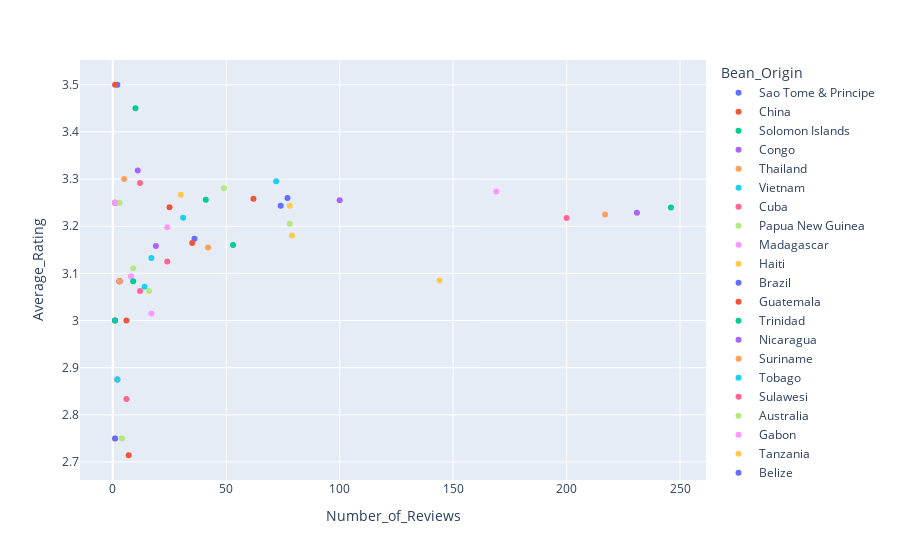

Notebook code cell kept with this figure:
### Code cell
fig = px.scatter(av_rating_count_origin_df, x='Number_of_Reviews', y='Average_Rating', color='Bean_Origin')
fig.show()

### Figure 1 — Plotly figure (JSON) as saved in the notebook; plotly's stock layout.template omitted (floating-point values rounded to 4 significant figures)
{"data": [{"hovertemplate": "Bean_Origin=Sao Tome & Principe<br>Number_of_Reviews=%{x}<br>Average_Rating=%{y}<extra></extra>", "legendgroup": "Sao Tome & Principe", "marker": {"color": "#636efa", "symbol": "circle"}, "mode": "markers", "name": "Sao Tome & Principe", "orientation": "v", "showlegend": true, "type": "scatter", "x": [2], "xaxis": "x", "y": [3.5], "yaxis": "y"}, {"hovertemplate": "Bean_Origin=China<br>Number_of_Reviews=%{x}<br>Average_Rating=%{y}<extra></extra>", "legendgroup": "China", "marker": {"color": "#EF553B", "symbol": "circle"}, "mode": "markers", "name": "China", "orientation": "v", "showlegend": true, "type": "scatter", "x": [1], "xaxis": "x", "y": [3.5], "yaxis": "y"}, {"hovertemplate": "Bean_Origin=Solomon Islands<br>Number_of_Reviews=%{x}<br>Average_Rating=%{y}<extra></extra>", "legendgroup": "Solomon Islands", "marker": {"color": "#00cc96", "symbol": "circle"}, "mode": "markers", "name": "Solomon Islands", "orientation": "v", "showlegend": true, "type": "scatter", "x": [10], "xaxis": "x", "y": [3.45], "yaxis": "y"}, {"hovertemplate": "Bean_Origin=Congo<br>Number_of_Reviews=%{x}<br>Average_Rating=%{y}<extra></extra>", "legendgroup": "Congo", "marker": {"color": "#ab63fa", "symbol": "circle"}, "mode": "markers", "name": "Congo", "orientation": "v", "showlegend": true, "type": "scatter", "x": [11], "xaxis": "x", "y": [3.318], "yaxis": "y"}, {"hovertemplate": "Bean_Origin=Thailand<br>Number_of_Reviews=%{x}<br>Average_Rating=%{y}<extra></extra>", "legendgroup": "Thailand", "marker": {"color": "#FFA15A", "symbol": "circle"}, "mode": "markers", "name": "Thailand", "orientation": "v", "showlegend": true, "type": "scatter", "x": [5], "xaxis": "x", "y": [3.3], "yaxis": "y"}, {"hovertemplate": "Bean_Origin=Vietnam<br>Number_of_Reviews=%{x}<br>Average_Rating=%{y}<extra></extra>", "legendgroup": "Vietnam", "marker": {"color": "#19d3f3", "symbol": "circle"}, "mode": "markers", "name": "Vietnam", "orientation": "v", "showlegend": true, "type": "scatter", "x": [72], "xaxis": "x", "y": [3.295], "yaxis": "y"}, {"hovertemplate": "Bean_Origin=Cuba<br>Number_of_Reviews=%{x}<br>Average_Rating=%{y}<extra></extra>", "legendgroup": "Cuba", "marker": {"color": "#FF6692", "symbol": "circle"}, "mode": "markers", "name": "Cuba", "orientation": "v", "showlegend": true, "type": "scatter", "x": [12], "xaxis": "x", "y": [3.292], "yaxis": "y"}, {"hovertemplate": "Bean_Origin=Papua New Guinea<br>Number_of_Reviews=%{x}<br>Average_Rating=%{y}<extra></extra>", "legendgroup": "Papua New Guinea", "marker": {"color": "#B6E880", "symbol": "circle"}, "mode": "markers", "name": "Papua New Guinea", "orientation": "v", "showlegend": true, "type": "scatter", "x": [49], "xaxis": "x", "y": [3.281], "yaxis": "y"}, {"hovertemplate": "Bean_Origin=Madagascar<br>Number_of_Reviews=%{x}<br>Average_Rating=%{y}<extra></extra>", "legendgroup": "Madagascar", "marker": {"color": "#FF97FF", "symbol": "circle"}, "mode": "markers", "name": "Madagascar", "orientation": "v", "showlegend": true, "type": "scatter", "x": [169], "xaxis": "x", "y": [3.274], "yaxis": "y"}, {"hovertemplate": "Bean_Origin=Haiti<br>Number_of_Reviews=%{x}<br>Average_Rating=%{y}<extra></extra>", "legendgroup": "Haiti", "marker": {"color": "#FECB52", "symbol": "circle"}, "mode": "markers", "name": "Haiti", "orientation": "v", "showlegend": true, "type": "scatter", "x": [30], "xaxis": "x", "y": [3.267], "yaxis": "y"}, {"hovertemplate": "Bean_Origin=Brazil<br>Number_of_Reviews=%{x}<br>Average_Rating=%{y}<extra></extra>", "legendgroup": "Brazil", "marker": {"color": "#636efa", "symbol": "circle"}, "mode": "markers", "name": "Brazil", "orientation": "v", "showlegend": true, "type": "scatter", "x": [77], "xaxis": "x", "y": [3.26], "yaxis": "y"}, {"hovertemplate": "Bean_Origin=Guatemala<br>Number_of_Reviews=%{x}<br>Average_Rating=%{y}<extra></extra>", "legendgroup": "Guatemala", "marker": {"color": "#EF553B", "symbol": "circle"}, "mode": "markers", "name": "Guatemala", "orientation": "v", "showlegend": true, "type": "scatter", "x": [62], "xaxis": "x", "y": [3.258], "yaxis": "y"}, {"hovertemplate": "Bean_Origin=Trinidad<br>Number_of_Reviews=%{x}<br>Average_Rating=%{y}<extra></extra>", "legendgroup": "Trinidad", "marker": {"color": "#00cc96", "symbol": "circle"}, "mode": "markers", "name": "Trinidad", "orientation": "v", "showlegend": true, "type": "scatter", "x": [41], "xaxis": "x", "y": [3.256], "yaxis": "y"}, {"hovertemplate": "Bean_Origin=Nicaragua<br>Number_of_Reviews=%{x}<br>Average_Rating=%{y}<extra></extra>", "legendgroup": "Nicaragua", "marker": {"color": "#ab63fa", "symbol": "circle"}, "mode": "markers", "name": "Nicaragua", "orientation": "v", "showlegend": true, "type": "scatter", "x": [100], "xaxis": "x", "y": [3.255], "yaxis": "y"}, {"hovertemplate": "Bean_Origin=Suriname<br>Number_of_Reviews=%{x}<br>Average_Rating=%{y}<extra></extra>", "legendgroup": "Suriname", "marker": {"color": "#FFA15A", "symbol": "circle"}, "mode": "markers", "name": "Suriname", "orientation": "v", "showlegend": true, "type": "scatter", "x": [1], "xaxis": "x", "y": [3.25], "yaxis": "y"}, {"hovertemplate": "Bean_Origin=Tobago<br>Number_of_Reviews=%{x}<br>Average_Rating=%{y}<extra></extra>", "legendgroup": "Tobago", "marker": {"color": "#19d3f3", "symbol": "circle"}, "mode": "markers", "name": "Tobago", "orientation": "v", "showlegend": true, "type": "scatter", "x": [1], "xaxis": "x", "y": [3.25], "yaxis": "y"}, {"hovertemplate": "Bean_Origin=Sulawesi<br>Number_of_Reviews=%{x}<br>Average_Rating=%{y}<extra></extra>", "legendgroup": "Sulawesi", "marker": {"color": "#FF6692", "symbol": "circle"}, "mode": "markers", "name": "Sulawesi", "orientation": "v", "showlegend": true, "type": "scatter", "x": [1], "xaxis": "x", "y": [3.25], "yaxis": "y"}, {"hovertemplate": "Bean_Origin=Australia<br>Number_of_Reviews=%{x}<br>Average_Rating=%{y}<extra></extra>", "legendgroup": "Australia", "marker": {"color": "#B6E880", "symbol": "circle"}, "mode": "markers", "name": "Australia", "orientation": "v", "showlegend": true, "type": "scatter", "x": [3], "xaxis": "x", "y": [3.25], "yaxis": "y"}, {"hovertemplate": "Bean_Origin=Gabon<br>Number_of_Reviews=%{x}<br>Average_Rating=%{y}<extra></extra>", "legendgroup": "Gabon", "marker": {"color": "#FF97FF", "symbol": "circle"}, "mode": "markers", "name": "Gabon", "orientation": "v", "showlegend": true, "type": "scatter", "x": [1], "xaxis": "x", "y": [3.25], "yaxis": "y"}, {"hovertemplate": "Bean_Origin=Tanzania<br>Number_of_Reviews=%{x}<br>Average_Rating=%{y}<extra></extra>", "legendgroup": "Tanzania", "marker": {"color": "#FECB52", "symbol": "circle"}, "mode": "markers", "name": "Tanzania", "orientation": "v", "showlegend": true, "type": "scatter", "x": [78], "xaxis": "x", "y": [3.244], "yaxis": "y"}, {"hovertemplate": "Bean_Origin=Belize<br>Number_of_Reviews=%{x}<br>Average_Rating=%{y}<extra></extra>", "legendgroup": "Belize", "marker": {"color": "#636efa", "symbol": "circle"}, "mode": "markers", "name": "Belize", "orientation": "v", "showlegend": true, "type": "scatter", "x": [74], "xaxis": "x", "y": [3.243], "yaxis": "y"}, {"hovertemplate": "Bean_Origin=Honduras<br>Number_of_Reviews=%{x}<br>Average_Rating=%{y}<extra></extra>", "legendgroup": "Honduras", "marker": {"color": "#EF553B", "symbol": "circle"}, "mode": "markers", "name": "Honduras", "orientation": "v", "showlegend": true, "type": "scatter", "x": [25], "xaxis": "x", "y": [3.24], "yaxis": "y"}, {"hovertemplate": "Bean_Origin=Venezuela<br>Number_of_Reviews=%{x}<br>Average_Rating=%{y}<extra></extra>", "legendgroup": "Venezuela", "marker": {"color": "#00cc96", "symbol": "circle"}, "mode": "markers", "name": "Venezuela", "orientation": "v", "showlegend": true, "type": "scatter", "x": [246], "xaxis": "x", "y": [3.24], "yaxis": "y"}, {"hovertemplate": "Bean_Origin=Peru<br>Number_of_Reviews=%{x}<br>Average_Rating=%{y}<extra></extra>", "legendgroup": "Peru", "marker": {"color": "#ab63fa", "symbol": "circle"}, "mode": "markers", "name": "Peru", "orientation": "v", "showlegend": true, "type": "scatter", "x": [231], "xaxis": "x", "y": [3.228], "yaxis": "y"}, {"hovertemplate": "Bean_Origin=Dominican Republic<br>Number_of_Reviews=%{x}<br>Average_Rating=%{y}<extra></extra>", "legendgroup": "Dominican Republic", "marker": {"color": "#FFA15A", "symbol": "circle"}, "mode": "markers", "name": "Dominican Republic", "orientation": "v", "showlegend": true, "type": "scatter", "x": [217], "xaxis": "x", "y": [3.225], "yaxis": "y"}, {"hovertemplate": "Bean_Origin=U.S.A.<br>Number_of_Reviews=%{x}<br>Average_Rating=%{y}<extra></extra>", "legendgroup": "U.S.A.", "marker": {"color": "#19d3f3", "symbol": "circle"}, "mode": "markers", "name": "U.S.A.", "orientation": "v", "showlegend": true, "type": "scatter", "x": [31], "xaxis": "x", "y": [3.218], "yaxis": "y"}, {"hovertemplate": "Bean_Origin=Ecuador<br>Number_of_Reviews=%{x}<br>Average_Rating=%{y}<extra></extra>", "legendgroup": "Ecuador", "marker": {"color": "#FF6692", "symbol": "circle"}, "mode": "markers", "name": "Ecuador", "orientation": "v", "showlegend": true, "type": "scatter", "x": [200], "xaxis": "x", "y": [3.217], "yaxis": "y"}, {"hovertemplate": "Bean_Origin=Colombia<br>Number_of_Reviews=%{x}<br>Average_Rating=%{y}<extra></extra>", "legendgroup": "Colombia", "marker": {"color": "#B6E880", "symbol": "circle"}, "mode": "markers", "name": "Colombia", "orientation": "v", "showlegend": true, "type": "scatter", "x": [78], "xaxis": "x", "y": [3.205], "yaxis": "y"}, {"hovertemplate": "Bean_Origin=Jamaica<br>Number_of_Reviews=%{x}<br>Average_Rating=%{y}<extra></extra>", "legendgroup": "Jamaica", "marker": {"color": "#FF97FF", "symbol": "circle"}, "mode": "markers", "name": "Jamaica", "orientation": "v", "showlegend": true, "type": "scatter", "x": [24], "xaxis": "x", "y": [3.198], "yaxis": "y"}, {"hovertemplate": "Bean_Origin=Bolivia<br>Number_of_Reviews=%{x}<br>Average_Rating=%{y}<extra></extra>", "legendgroup": "Bolivia", "marker": {"color": "#FECB52", "symbol": "circle"}, "mode": "markers", "name": "Bolivia", "orientation": "v", "showlegend": true, "type": "scatter", "x": [79], "xaxis": "x", "y": [3.18], "yaxis": "y"}, {"hovertemplate": "Bean_Origin=Ghana<br>Number_of_Reviews=%{x}<br>Average_Rating=%{y}<extra></extra>", "legendgroup": "Ghana", "marker": {"color": "#636efa", "symbol": "circle"}, "mode": "markers", "name": "Ghana", "orientation": "v", "showlegend": true, "type": "scatter", "x": [36], "xaxis": "x", "y": [3.174], "yaxis": "y"}, {"hovertemplate": "Bean_Origin=India<br>Number_of_Reviews=%{x}<br>Average_Rating=%{y}<extra></extra>", "legendgroup": "India", "marker": {"color": "#EF553B", "symbol": "circle"}, "mode": "markers", "name": "India", "orientation": "v", "showlegend": true, "type": "scatter", "x": [35], "xaxis": "x", "y": [3.164], "yaxis": "y"}, {"hovertemplate": "Bean_Origin=Mexico<br>Number_of_Reviews=%{x}<br>Average_Rating=%{y}<extra></extra>", "legendgroup": "Mexico", "marker": {"color": "#00cc96", "symbol": "circle"}, "mode": "markers", "name": "Mexico", "orientation": "v", "showlegend": true, "type": "scatter", "x": [53], "xaxis": "x", "y": [3.16], "yaxis": "y"}, {"hovertemplate": "Bean_Origin=Indonesia<br>Number_of_Reviews=%{x}<br>Average_Rating=%{y}<extra></extra>", "legendgroup": "Indonesia", "marker": {"color": "#ab63fa", "symbol": "circle"}, "mode": "markers", "name": "Indonesia", "orientation": "v", "showlegend": true, "type": "scatter", "x": [19], "xaxis": "x", "y": [3.158], "yaxis": "y"}, {"hovertemplate": "Bean_Origin=Costa Rica<br>Number_of_Reviews=%{x}<br>Average_Rating=%{y}<extra></extra>", "legendgroup": "Costa Rica", "marker": {"color": "#FFA15A", "symbol": "circle"}, "mode": "markers", "name": "Costa Rica", "orientation": "v", "showlegend": true, "type": "scatter", "x": [42], "xaxis": "x", "y": [3.155], "yaxis": "y"}, {"hovertemplate": "Bean_Origin=Uganda<br>Number_of_Reviews=%{x}<br>Average_Rating=%{y}<extra></extra>", "legendgroup": "Uganda", "marker": {"color": "#19d3f3", "symbol": "circle"}, "mode": "markers", "name": "Uganda", "orientation": "v", "showlegend": true, "type": "scatter", "x": [17], "xaxis": "x", "y": [3.132], "yaxis": "y"}, {"hovertemplate": "Bean_Origin=Philippines<br>Number_of_Reviews=%{x}<br>Average_Rating=%{y}<extra></extra>", "legendgroup": "Philippines", "marker": {"color": "#FF6692", "symbol": "circle"}, "mode": "markers", "name": "Philippines", "orientation": "v", "showlegend": true, "type": "scatter", "x": [24], "xaxis": "x", "y": [3.125], "yaxis": "y"}, {"hovertemplate": "Bean_Origin=Panama<br>Number_of_Reviews=%{x}<br>Average_Rating=%{y}<extra></extra>", "legendgroup": "Panama", "marker": {"color": "#B6E880", "symbol": "circle"}, "mode": "markers", "name": "Panama", "orientation": "v", "showlegend": true, "type": "scatter", "x": [9], "xaxis": "x", "y": [3.111], "yaxis": "y"}, {"hovertemplate": "Bean_Origin=Malaysia<br>Number_of_Reviews=%{x}<br>Average_Rating=%{y}<extra></extra>", "legendgroup": "Malaysia", "marker": {"color": "#FF97FF", "symbol": "circle"}, "mode": "markers", "name": "Malaysia", "orientation": "v", "showlegend": true, "type": "scatter", "x": [8], "xaxis": "x", "y": [3.094], "yaxis": "y"}, {"hovertemplate": "Bean_Origin=Blend<br>Number_of_Reviews=%{x}<br>Average_Rating=%{y}<extra></extra>", "legendgroup": "Blend", "marker": {"color": "#FECB52", "symbol": "circle"}, "mode": "markers", "name": "Blend", "orientation": "v", "showlegend": true, "type": "scatter", "x": [144], "xaxis": "x", "y": [3.085], "yaxis": "y"}, {"hovertemplate": "Bean_Origin=Togo<br>Number_of_Reviews=%{x}<br>Average_Rating=%{y}<extra></extra>", "legendgroup": "Togo", "marker": {"color": "#636efa", "symbol": "circle"}, "mode": "markers", "name": "Togo", "orientation": "v", "showlegend": true, "type": "scatter", "x": [3], "xaxis": "x", "y": [3.083], "yaxis": "y"}, {"hovertemplate": "Bean_Origin=Cameroon<br>Number_of_Reviews=%{x}<br>Average_Rating=%{y}<extra></extra>", "legendgroup": "Cameroon", "marker": {"color": "#EF553B", "symbol": "circle"}, "mode": "markers", "name": "Cameroon", "orientation": "v", "showlegend": true, "type": "scatter", "x": [3], "xaxis": "x", "y": [3.083], "yaxis": "y"}, {"hovertemplate": "Bean_Origin=St. Lucia<br>Number_of_Reviews=%{x}<br>Average_Rating=%{y}<extra></extra>", "legendgroup": "St. Lucia", "marker": {"color": "#00cc96", "symbol": "circle"}, "mode": "markers", "name": "St. Lucia", "orientation": "v", "showlegend": true, "type": "scatter", "x": [9], "xaxis": "x", "y": [3.083], "yaxis": "y"}, {"hovertemplate": "Bean_Origin=Samoa<br>Number_of_Reviews=%{x}<br>Average_Rating=%{y}<extra></extra>", "legendgroup": "Samoa", "marker": {"color": "#ab63fa", "symbol": "circle"}, "mode": "markers", "name": "Samoa", "orientation": "v", "showlegend": true, "type": "scatter", "x": [3], "xaxis": "x", "y": [3.083], "yaxis": "y"}, {"hovertemplate": "Bean_Origin=Liberia<br>Number_of_Reviews=%{x}<br>Average_Rating=%{y}<extra></extra>", "legendgroup": "Liberia", "marker": {"color": "#FFA15A", "symbol": "circle"}, "mode": "markers", "name": "Liberia", "orientation": "v", "showlegend": true, "type": "scatter", "x": [3], "xaxis": "x", "y": [3.083], "yaxis": "y"}, {"hovertemplate": "Bean_Origin=Sao Tome<br>Number_of_Reviews=%{x}<br>Average_Rating=%{y}<extra></extra>", "legendgroup": "Sao Tome", "marker": {"color": "#19d3f3", "symbol": "circle"}, "mode": "markers", "name": "Sao Tome", "orientation": "v", "showlegend": true, "type": "scatter", "x": [14], "xaxis": "x", "y": [3.071], "yaxis": "y"}, {"hovertemplate": "Bean_Origin=Vanuatu<br>Number_of_Reviews=%{x}<br>Average_Rating=%{y}<extra></extra>", "legendgroup": "Vanuatu", "marker": {"color": "#FF6692", "symbol": "circle"}, "mode": "markers", "name": "Vanuatu", "orientation": "v", "showlegend": true, "type": "scatter", "x": [12], "xaxis": "x", "y": [3.062], "yaxis": "y"}, {"hovertemplate": "Bean_Origin=Fiji<br>Number_of_Reviews=%{x}<br>Average_Rating=%{y}<extra></extra>", "legendgroup": "Fiji", "marker": {"color": "#B6E880", "symbol": "circle"}, "mode": "markers", "name": "Fiji", "orientation": "v", "showlegend": true, "type": "scatter", "x": [16], "xaxis": "x", "y": [3.062], "yaxis": "y"}, {"hovertemplate": "Bean_Origin=Grenada<br>Number_of_Reviews=%{x}<br>Average_Rating=%{y}<extra></extra>", "legendgroup": "Grenada", "marker": {"color": "#FF97FF", "symbol": "circle"}, "mode": "markers", "name": "Grenada", "orientation": "v", "showlegend": true, "type": "scatter", "x": [17], "xaxis": "x", "y": [3.015], "yaxis": "y"}, {"hovertemplate": "Bean_Origin=Burma<br>Number_of_Reviews=%{x}<br>Average_Rating=%{y}<extra></extra>", "legendgroup": "Burma", "marker": {"color": "#FECB52", "symbol": "circle"}, "mode": "markers", "name": "Burma", "orientation": "v", "showlegend": true, "type": "scatter", "x": [1], "xaxis": "x", "y": [3], "yaxis": "y"}, {"hovertemplate": "Bean_Origin=DR Congo<br>Number_of_Reviews=%{x}<br>Average_Rating=%{y}<extra></extra>", "legendgroup": "DR Congo", "marker": {"color": "#636efa", "symbol": "circle"}, "mode": "markers", "name": "DR Congo", "orientation": "v", "showlegend": true, "type": "scatter", "x": [1], "xaxis": "x", "y": [3], "yaxis": "y"}, {"hovertemplate": "Bean_Origin=El Salvador<br>Number_of_Reviews=%{x}<br>Average_Rating=%{y}<extra></extra>", "legendgroup": "El Salvador", "marker": {"color": "#EF553B", "symbol": "circle"}, "mode": "markers", "name": "El Salvador", "orientation": "v", "showlegend": true, "type": "scatter", "x": [6], "xaxis": "x", "y": [3], "yaxis": "y"}, {"hovertemplate": "Bean_Origin=Sumatra<br>Number_of_Reviews=%{x}<br>Average_Rating=%{y}<extra></extra>", "legendgroup": "Sumatra", "marker": {"color": "#00cc96", "symbol": "circle"}, "mode": "markers", "name": "Sumatra", "orientation": "v", "showlegend": true, "type": "scatter", "x": [1], "xaxis": "x", "y": [3], "yaxis": "y"}, {"hovertemplate": "Bean_Origin=Nigeria<br>Number_of_Reviews=%{x}<br>Average_Rating=%{y}<extra></extra>", "legendgroup": "Nigeria", "marker": {"color": "#ab63fa", "symbol": "circle"}, "mode": "markers", "name": "Nigeria", "orientation": "v", "showlegend": true, "type": "scatter", "x": [2], "xaxis": "x", "y": [2.875], "yaxis": "y"}, {"hovertemplate": "Bean_Origin=Taiwan<br>Number_of_Reviews=%{x}<br>Average_Rating=%{y}<extra></extra>", "legendgroup": "Taiwan", "marker": {"color": "#FFA15A", "symbol": "circle"}, "mode": "markers", "name": "Taiwan", "orientation": "v", "showlegend": true, "type": "scatter", "x": [2], "xaxis": "x", "y": [2.875], "yaxis": "y"}, {"hovertemplate": "Bean_Origin=Sri Lanka<br>Number_of_Reviews=%{x}<br>Average_Rating=%{y}<extra></extra>", "legendgroup": "Sri Lanka", "marker": {"color": "#19d3f3", "symbol": "circle"}, "mode": "markers", "name": "Sri Lanka", "orientation": "v", "showlegend": true, "type": "scatter", "x": [2], "xaxis": "x", "y": [2.875], "yaxis": "y"}, {"hovertemplate": "Bean_Origin=Ivory Coast<br>Number_of_Reviews=%{x}<br>Average_Rating=%{y}<extra></extra>", "legendgroup": "Ivory Coast", "marker": {"color": "#FF6692", "symbol": "circle"}, "mode": "markers", "name": "Ivory Coast", "orientation": "v", "showlegend": true, "type": "scatter", "x": [6], "xaxis": "x", "y": [2.833], "yaxis": "y"}, {"hovertemplate": "Bean_Origin=Sierra Leone<br>Number_of_Reviews=%{x}<br>Average_Rating=%{y}<extra></extra>", "legendgroup": "Sierra Leone", "marker": {"color": "#B6E880", "symbol": "circle"}, "mode": "markers", "name": "Sierra Leone", "orientation": "v", "showlegend": true, "type": "scatter", "x": [4], "xaxis": "x", "y": [2.75], "yaxis": "y"}, {"hovertemplate": "Bean_Origin=Principe<br>Number_of_Reviews=%{x}<br>Average_Rating=%{y}<extra></extra>", "legendgroup": "Principe", "marker": {"color": "#FF97FF", "symbol": "circle"}, "mode": "markers", "name": "Principe", "orientation": "v", "showlegend": true, "type": "scatter", "x": [1], "xaxis": "x", "y": [2.75], "yaxis": "y"}, {"hovertemplate": "Bean_Origin=Martinique<br>Number_of_Reviews=%{x}<br>Average_Rating=%{y}<extra></extra>", "legendgroup": "Martinique", "marker": {"color": "#FECB52", "symbol": "circle"}, "mode": "markers", "name": "Martinique", "orientation": "v", "showlegend": true, "type": "scatter", "x": [1], "xaxis": "x", "y": [2.75], "yaxis": "y"}, {"hovertemplate": "Bean_Origin=St.Vincent-Grenadines<br>Number_of_Reviews=%{x}<br>Average_Rating=%{y}<extra></extra>", "legendgroup": "St.Vincent-Grenadines", "marker": {"color": "#636efa", "symbol": "circle"}, "mode": "markers", "name": "St.Vincent-Grenadines", "orientation": "v", "showlegend": true, "type": "scatter", "x": [1], "xaxis": "x", "y": [2.75], "yaxis": "y"}, {"hovertemplate": "Bean_Origin=Puerto Rico<br>Number_of_Reviews=%{x}<br>Average_Rating=%{y}<extra></extra>", "legendgroup": "Puerto Rico", "marker": {"color": "#EF553B", "symbol": "circle"}, "mode": "markers", "name": "Puerto Rico", "orientation": "v", "showlegend": true, "type": "scatter", "x": [7], "xaxis": "x", "y": [2.714], "yaxis": "y"}], "layout": {"legend": {"title": {"text": "Bean_Origin"}, "tracegroupgap": 0}, "margin": {"t": 60}, "xaxis": {"anchor": "y", "domain": [0, 1], "title": {"text": "Number_of_Reviews"}}, "yaxis": {"anchor": "x", "domain": [0, 1], "title": {"text": "Average_Rating"}}}}
